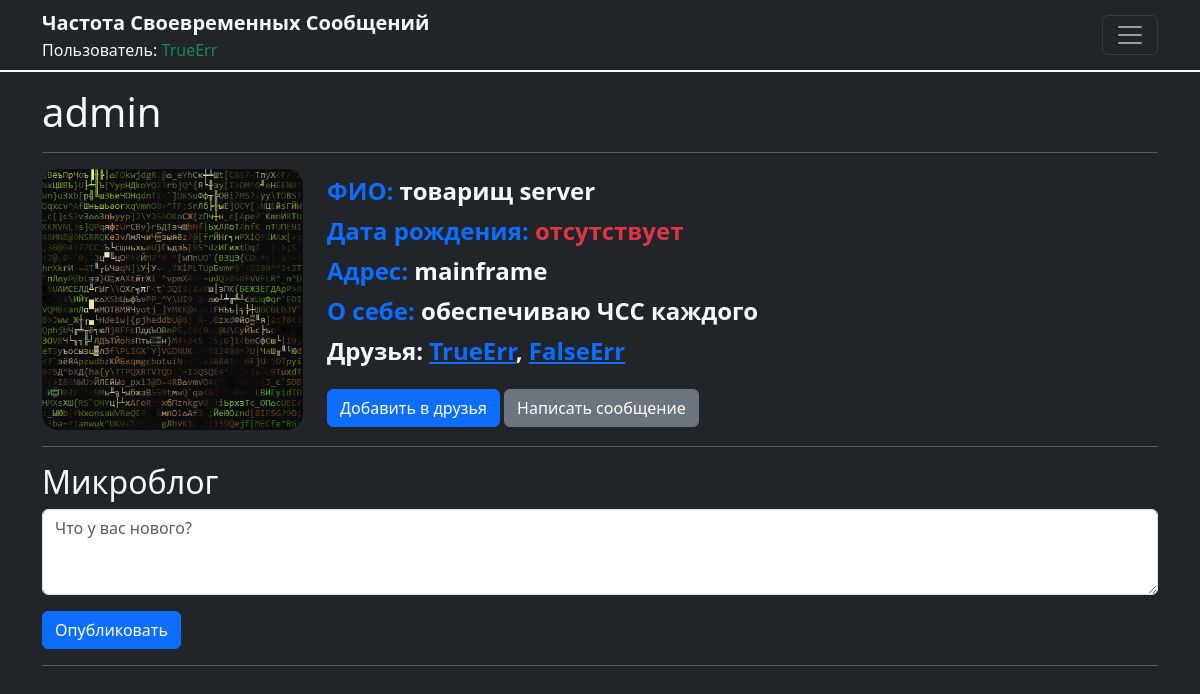
The page /users/profile/admin/ (signed in) on the database as committed earlier.
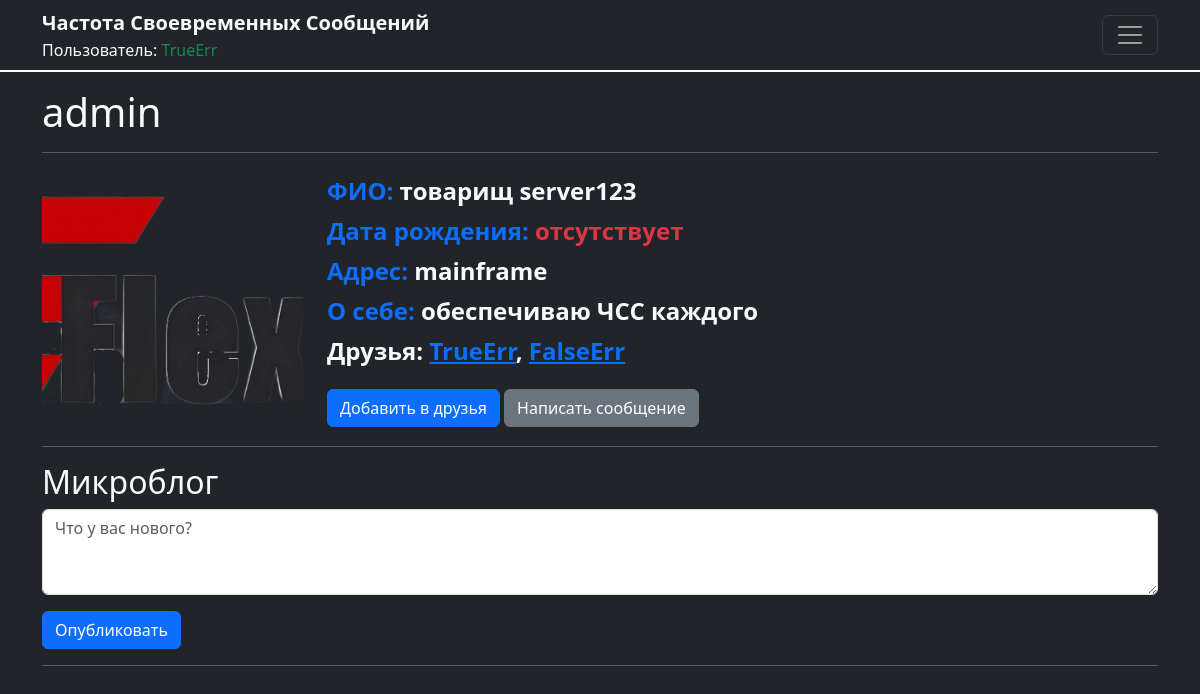
The same page on the database as committed later.
### users/models.py (models this page shows, shortened)
class User(AbstractUser):
    profile = models.TextField(blank=True)
    is_blocked = models.BooleanField(default=False)
    is_muted = models.BooleanField(default=False)
    block_until = models.DateTimeField(null=True, blank=True)
    mute_until = models.DateTimeField(null=True, blank=True)

class UserProfile(models.Model):
    user = models.OneToOneField(User, on_delete=models.CASCADE)
    full_name = models.CharField(max_length=255, blank=True)
    birth_date = models.DateField(null=True, blank=True)
    profile_picture = models.ImageField(upload_to='profile_pics/', null=True, blank=True)
    friends = models.ManyToManyField('self', symmetrical=False, blank=True, related_name='friend_set')
    address = models.CharField(max_length=255, blank=True)
    bio = models.TextField(blank=True)

### users/views.py (the view)
# urls.py: path('profile/<str:username>/', views.profile_view, name='profile'),
@login_required
def profile_view(request, username):
    user = get_object_or_404(User, username=username)
    user_profile, created = UserProfile.objects.get_or_create(user=user)
    posts = Post.objects.filter(user=user).order_by('-timestamp')
    friends = user_profile.friends.all()
    if request.method == 'POST':
        content = request.POST.get('content')
        if content:
            Post.objects.create(user=request.user, content=content)
            return redirect('profile', username=username)
        user_form = UserForm(request.POST, instance=user)
        profile_form = UserProfileForm(request.POST, request.FILES, instance=user_profile)
        if user_form.is_valid() and profile_form.is_valid():
            user_form.save()
            profile_form.save()
            messages.success(request, 'Your profile was successfully updated!')
            return redirect('profile', username=user.username)
    else:
        user_form = UserForm(instance=user)
        profile_form = UserProfileForm(instance=user_profile)
    return render(request, 'profile.html', {
        'user_form': user_form,
        'profile_form': profile_form,
        'profile_user': user,
        'friends': friends,
    })

### users/forms.py
class UserForm(forms.ModelForm):
    class Meta:
        model = User
        fields = ['first_name', 'last_name', 'email']

class UserProfileForm(forms.ModelForm):
    birth_date = forms.DateField(widget=forms.DateInput(attrs={'type': 'date'}), required=False)
    class Meta:
        model = UserProfile
        fields = ['full_name', 'birth_date', 'profile_picture', 'bio', 'address']

### templates/profile.html (shortened to what this page needs)
{% extends 'base.html' %}
{% load static %}
{% block content %}
  <h1>{{ profile_user.username }}</h1>
  <hr>
  <div class="row mb-3">
    <div class="col-md-3">
      <div class="square">
        {% if profile_user.userprofile.profile_picture %}
          <img src="{{ profile_user.userprofile.profile_picture.url }}" class="img-fluid rounded-4" alt="Изображение профиля">
        {% else %}
          <img src="{% static 'img/default_profile_picture.png' %}" class="img-fluid rounded-4" alt="Стандартное изображение профиля">
        {% endif %}
      </div>
    </div>
    <div class="col-md-9">
      <p class="fs-4 fw-bold my-1"><span class="text-primary">ФИО:</span> <span class="{% if profile_user.userprofile.full_name %} text-light {% else %} text-danger {% endif %}">{{ profile_user.userprofile.full_name|default:"отсутствует" }}</span></p>
      <p class="fs-4 fw-bold my-1"><span class="text-primary">Дата рождения:</span> <span class="{% if profile_user.userprofile.birth_date %} text-light {% else %} text-danger {% endif %}">{{ profile_user.userprofile.birth_date|date:"d E Y"|default:"отсутствует" }}</span></p>
      <p class="fs-4 fw-bold my-1"><span class="text-primary">Адрес:</span> <span class="{% if profile_user.userprofile.address %} text-light {% else %} text-danger {% endif %}">{{ profile_user.userprofile.address|default:"отсутствует" }}</span></p>
      <p class="fs-4 fw-bold my-1"><span class="text-primary">О себе:</span> <span class="{% if profile_user.userprofile.bio %} text-light {% else %} text-danger {% endif %}">{{ profile_user.userprofile.bio|default:"отсутствует" }}</span></p>
      <p class="fs-4 fw-bold my-1">Друзья:
        {% if friends %}
          {% for friend in friends %}
            <a href="{% url 'profile' friend.user.username %}">{{ friend.user.username }}</a>{% if not forloop.last %}, {% endif %}
          {% endfor %}
        {% else %}
          <span class="text-danger">Нет друзей</span>
        {% endif %}
      </p>
      {% if user == profile_user %}
        <div class="col-12 mt-4">
          <p><a class="btn btn-primary text-decoration-none" href="{% url 'edit_profile' %}">Редактировать</a></p>
        </div>
      {% else %}
        <div class="">
          <a href="{% url 'add_friend' profile_user.username %}" class="btn btn-primary mt-3">Добавить в друзья</a>
          <a href="{% url 'send_message' profile_user.username %}" class="btn btn-secondary mt-3">Написать сообщение</a>
        </div>
      {% endif %}
    </div>
  </div>
  <hr>
  <h2>Микроблог</h2>
  <form method="post">
    <div class="mb-3">
      <textarea name="content" class="form-control" rows="3" placeholder="Что у вас нового?"></textarea>
    </div>
    <button type="submit" class="btn btn-primary">Опубликовать</button>
  </form>
  <hr>
{% endblock %}

### templates/base.html (shortened to what this page needs)
{% load static %}
<!doctype html>
<html lang="ru">
<head>
  <link href="https://cdn.jsdelivr.net/npm/bootstrap@5.3.3/dist/css/bootstrap.min.css" rel="stylesheet"
>
  <link rel="stylesheet" href="{% static 'css/style.css' %}">
</head>
<body class="bg-dark text-light">
  <header class="header">
    <nav class="navbar navbar-dark bg-dark border-bottom border-2 border-light">
      <div class="container">
        <div>
          <a class="text-logo-FTM text-decoration-none text-light fs-5 fw-bold" href="{% url 'home' %}">Частота Своевременных Сообщений</a>
          <div class="">
            <span class="text-light">Пользователь:</span>
            {% if user.is_authenticated %}
              <a class="text-decoration-none text-success" href="{% url 'profile' user.username %}">{{ user }}</a>
            {% else %}
              <span class="text-danger">не авторизирован</span>
            {% endif %}
          </div>
        </div>
        <button class="navbar-toggler " type="button" data-bs-toggle="offcanvas" data-bs-target="#offcanvasDarkNavbar" aria-controls="offcanvasDarkNavbar" aria-label="Переключить навигацию">
          <span class="navbar-toggler-icon"></span>
        </button>
      </div>
    </nav>
  </header>
  <div class="container mt-3">
    {% block content %}
    {% endblock %}
  </div>
</body>
</html>

### static/css/style.css (style rules this page uses)
.square { width: 100%; padding-top: 100%; position: relative; }
.square img { position: absolute; top: 0; left: 0; width: 100%; height: 100%; object-fit: cover; border-radius: 50%; }

Rows that differ between the two databases and show on the page:
changed User "admin": userprofile.profile_picture: a different picture; userprofile.full_name "товарищ server" → "товарищ server123"
